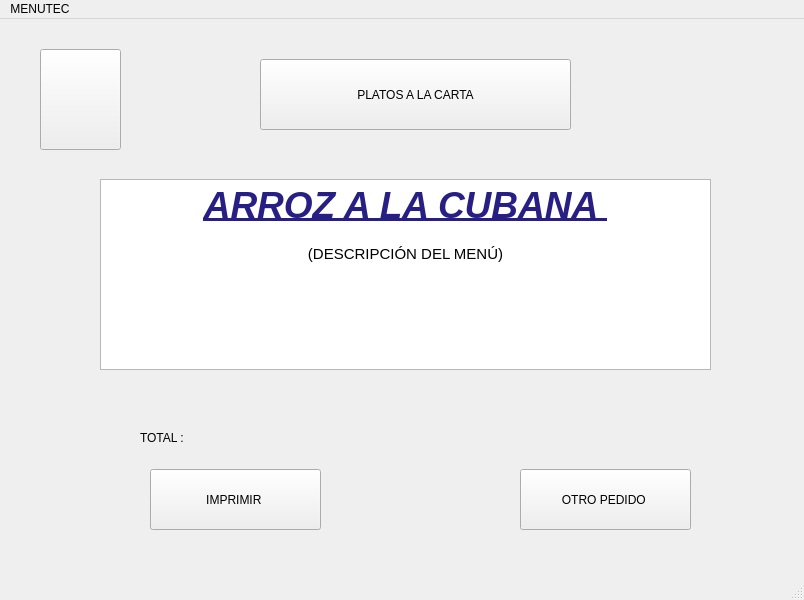
<?xml version="1.0" encoding="UTF-8"?>
<ui version="4.0">
 <class>pc6Window</class>
 <widget class="QMainWindow" name="pc6Window">
  <property name="geometry">
   <rect>
    <x>0</x>
    <y>0</y>
    <width>804</width>
    <height>600</height>
   </rect>
  </property>
  <property name="windowTitle">
   <string>MainWindow</string>
  </property>
  <widget class="QWidget" name="centralwidget">
   <widget class="QPushButton" name="pushButton_3">
    <property name="geometry">
     <rect>
      <x>150</x>
      <y>450</y>
      <width>171</width>
      <height>61</height>
     </rect>
    </property>
    <property name="text">
     <string>IMPRIMIR </string>
    </property>
   </widget>
   <widget class="QPushButton" name="pushButton">
    <property name="geometry">
     <rect>
      <x>260</x>
      <y>40</y>
      <width>311</width>
      <height>71</height>
     </rect>
    </property>
    <property name="text">
     <string>PLATOS A LA CARTA</string>
    </property>
    <property name="icon">
     <iconset>
      <normaloff>UTEC.png</normaloff>UTEC.png</iconset>
    </property>
   </widget>
   <widget class="QTextEdit" name="textEdit">
    <property name="geometry">
     <rect>
      <x>100</x>
      <y>160</y>
      <width>611</width>
      <height>191</height>
     </rect>
    </property>
    <property name="html">
     <string>&lt;!DOCTYPE HTML PUBLIC &quot;-//W3C//DTD HTML 4.0//EN&quot; &quot;http://www.w3.org/TR/REC-html40/strict.dtd&quot;&gt;
&lt;html&gt;&lt;head&gt;&lt;meta name=&quot;qrichtext&quot; content=&quot;1&quot; /&gt;&lt;style type=&quot;text/css&quot;&gt;
p, li { white-space: pre-wrap; }
&lt;/style&gt;&lt;/head&gt;&lt;body style=&quot; font-family:'Ubuntu'; font-size:11pt; font-weight:400; font-style:normal;&quot;&gt;
&lt;p align=&quot;center&quot; style=&quot; margin-top:0px; margin-bottom:0px; margin-left:0px; margin-right:0px; -qt-block-indent:0; text-indent:0px;&quot;&gt;&lt;span style=&quot; font-size:28pt; font-weight:600; font-style:italic; text-decoration: underline; color:#281f84;&quot;&gt;ARROZ A LA CUBANA &lt;/span&gt;&lt;/p&gt;
&lt;p align=&quot;center&quot; style=&quot;-qt-paragraph-type:empty; margin-top:0px; margin-bottom:0px; margin-left:0px; margin-right:0px; -qt-block-indent:0; text-indent:0px; font-weight:600; font-style:italic; text-decoration: underline;&quot;&gt;&lt;br /&gt;&lt;/p&gt;
&lt;p align=&quot;center&quot; style=&quot; margin-top:0px; margin-bottom:0px; margin-left:0px; margin-right:0px; -qt-block-indent:0; text-indent:0px;&quot;&gt;(DESCRIPCIÓN DEL MENÚ)&lt;/p&gt;&lt;/body&gt;&lt;/html&gt;</string>
    </property>
   </widget>
   <widget class="QPushButton" name="pushButton_2">
    <property name="geometry">
     <rect>
      <x>40</x>
      <y>30</y>
      <width>81</width>
      <height>101</height>
     </rect>
    </property>
    <property name="text">
     <string/>
    </property>
    <property name="icon">
     <iconset>
      <normaloff>flecha-hacia-la-izquierda-antes-de-icono-4330-128.png</normaloff>flecha-hacia-la-izquierda-antes-de-icono-4330-128.png</iconset>
    </property>
    <property name="iconSize">
     <size>
      <width>100</width>
      <height>100</height>
     </size>
    </property>
   </widget>
   <widget class="QLabel" name="label">
    <property name="geometry">
     <rect>
      <x>140</x>
      <y>410</y>
      <width>68</width>
      <height>17</height>
     </rect>
    </property>
    <property name="text">
     <string>TOTAL : </string>
    </property>
   </widget>
   <widget class="QPushButton" name="pushButton_4">
    <property name="geometry">
     <rect>
      <x>520</x>
      <y>450</y>
      <width>171</width>
      <height>61</height>
     </rect>
    </property>
    <property name="text">
     <string>OTRO PEDIDO </string>
    </property>
   </widget>
  </widget>
  <widget class="QMenuBar" name="menubar">
   <property name="geometry">
    <rect>
     <x>0</x>
     <y>0</y>
     <width>804</width>
     <height>25</height>
    </rect>
   </property>
   <widget class="QMenu" name="menuMENUTEC">
    <property name="title">
     <string>MENUTEC</string>
    </property>
   </widget>
   <addaction name="menuMENUTEC"/>
  </widget>
  <widget class="QStatusBar" name="statusbar"/>
 </widget>
 <resources/>
 <connections/>
</ui>
